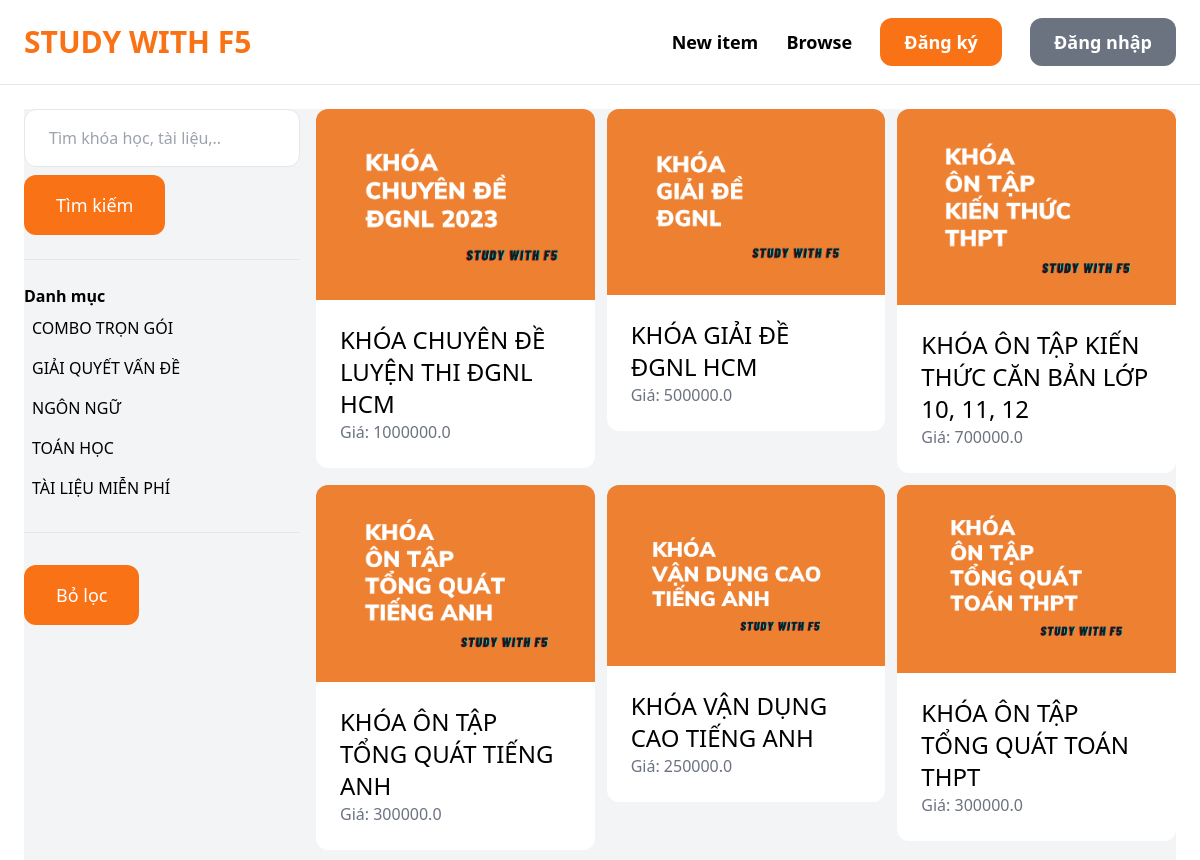
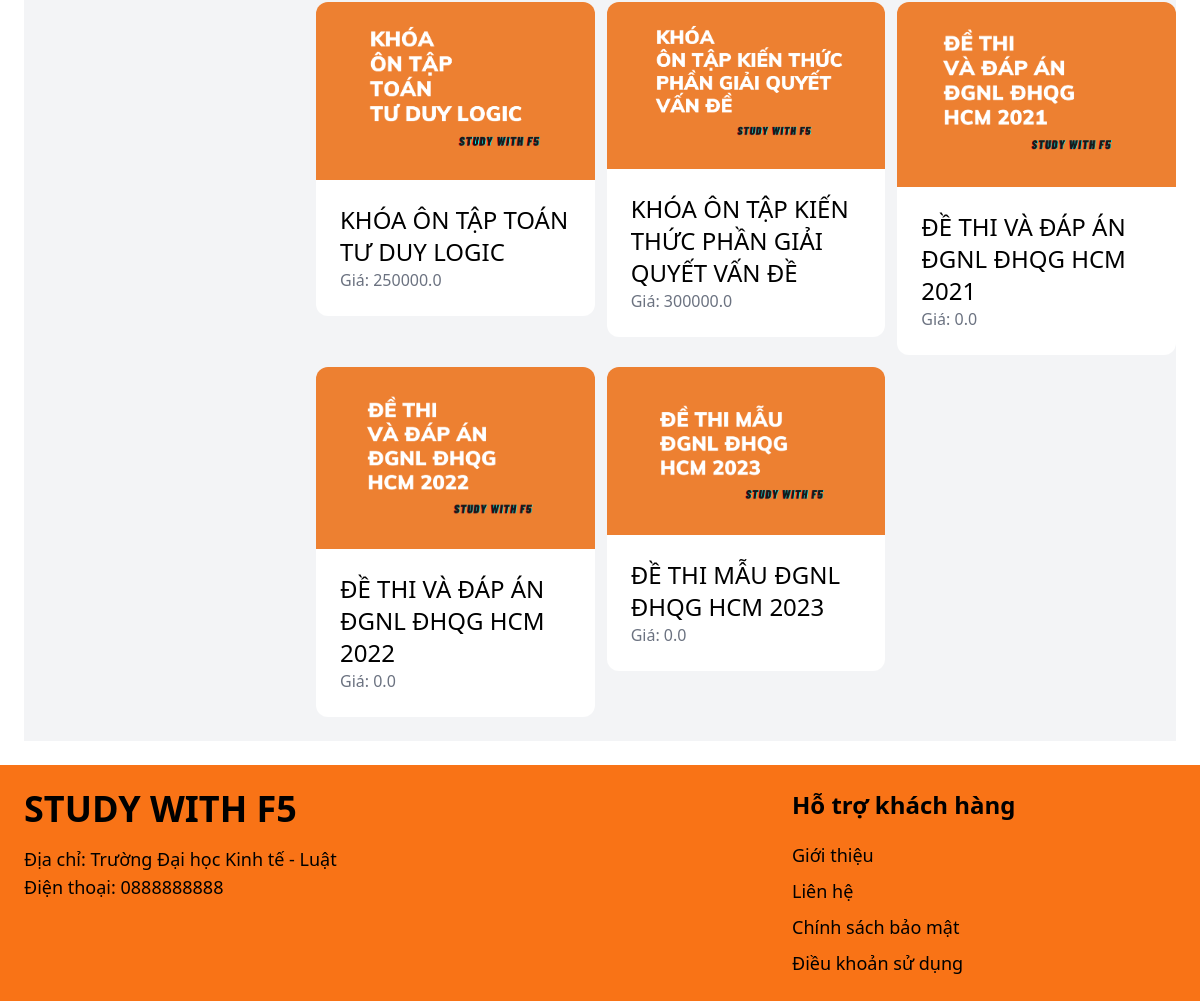
The app's page /items/ with its own data (2 pictures, top to bottom).
### item/models.py (models this page shows, shortened)
class Category(models.Model):
    name = models.CharField(max_length=255)
    class Meta:
        ordering = ('name',)
        verbose_name_plural = 'Categories'

class Item(models.Model):
    category = models.ForeignKey(Category, related_name='items', on_delete=models.CASCADE)
    name = models.CharField(max_length=255)
    description = models.TextField(blank=True, null=True)
    price = models.FloatField()
    image = models.ImageField(upload_to='item_images', blank=True, null=True)
    is_sold = models.BooleanField(default=False)
    created_by = models.ForeignKey(User, related_name='items', on_delete=models.CASCADE)
    created_at = models.DateTimeField(auto_now_add=True)

### item/views.py (the view)
# urls.py: path('items/', include('item.urls')),
def items(request):
    query = request.GET.get('query', '')
    category_id = request.GET.get('category', 0)
    categories = Category.objects.all()
    items = Item.objects.filter(is_sold=False)
    if category_id:
        items = items.filter(category_id=category_id)
    if query:
        items = items.filter(Q(name__icontains=query) | Q(description__icontains=query))
    return render(request, 'item/items.html', {
        'items': items,
        'query': query,
        'categories': categories,
        'category_id': int(category_id)
    })

### item/templates/item/items.html (shortened to what this page needs)
{% extends 'core/base.html' %}
{% block content %}
    <div class="pb-6 grid grid-cols-4 gap-4 bg-gray-100">
        <div class="col-span-1">
            <form method="get" action="{% url 'item:items' %}">
                <input name="query" class="w-full py-4 px-6 border rounded-xl" type="text" value="{{ query }}" placeholder="Tìm khóa học, tài liệu,..">
                <button class="mt-2 py-4 px-8 text-lg bg-orange-500 text-white rounded-xl">Tìm kiếm</button>
            </form>
            <hr class="my-6">
            <p class="font-semibold">Danh mục</p>
            <ul>
                {% for category in categories %}
                    <li class="py-2 px-2 rounded-xl{% if category.id == category_id %} bg-gray-200{% endif %}">
                        <a href="{% url 'item:items' %}?query={{ query }}&category={{ category.id }}">{{ category.name }}</a>
                    </li>
                {% endfor %}
            </ul>
            <hr class="my-6">
            <ul>
                <li><a href="{% url 'item:items' %}" class="mt-2 py-4 px-8 inline-block bg-orange-500 text-lg rounded-xl text-white">Bỏ lọc</a>
        </div>
        <div class="col-span-3">
            <div class="grid grid-cols-3 gap-3">
                {% for item in items %}
                    <div>
                        <a href="{% url 'item:detail' item.id %}">
                            <div>
                                <img src="{{ item.image.url }}" class="rounded-t-xl">
                            </div>
                            <div class="p-6 bg-white rounded-b-xl">
                                <h2 class="text-2xl">{{ item.name }}</h2>
                                <p class="text-gray-500">Giá: {{ item.price }}</p>
                            </div>
                        </a>
                    </div>
                {% endfor %}
            </div>
        </div>
    </div>
{% endblock %}

### records on screen
Category: name "COMBO TRỌN GÓI"
Category: name "GIẢI QUYẾT VẤN ĐỀ"
Category: name "NGÔN NGỮ"
Category: name "TOÁN HỌC"
Category: name "TÀI LIỆU MIỄN PHÍ"
Item: image (picture), name "KHÓA CHUYÊN ĐỀ LUYỆN THI ĐGNL HCM", price "1000000.0"
Item: image (picture), name "KHÓA GIẢI ĐỀ ĐGNL HCM", price "500000.0"
Item: image (picture), name "KHÓA ÔN TẬP KIẾN THỨC CĂN BẢN LỚP 10, 11, 12", price "700000.0"
Item: image (picture), name "KHÓA ÔN TẬP TỔNG QUÁT TIẾNG ANH", price "300000.0"
Item: image (picture), name "KHÓA VẬN DỤNG CAO TIẾNG ANH", price "250000.0"
Item: image (picture), name "KHÓA ÔN TẬP TỔNG QUÁT TOÁN THPT", price "300000.0"
Item: image (picture), name "KHÓA ÔN TẬP TOÁN TƯ DUY LOGIC", price "250000.0"
Item: image (picture), name "KHÓA ÔN TẬP KIẾN THỨC PHẦN GIẢI QUYẾT VẤN ĐỀ", price "300000.0"
Item: image (picture), name "ĐỀ THI VÀ ĐÁP ÁN ĐGNL ĐHQG HCM 2021", price "0.0"
Item: image (picture), name "ĐỀ THI VÀ ĐÁP ÁN ĐGNL ĐHQG HCM 2022", price "0.0"
Item: image (picture), name "ĐỀ THI MẪU ĐGNL ĐHQG HCM 2023", price "0.0"
